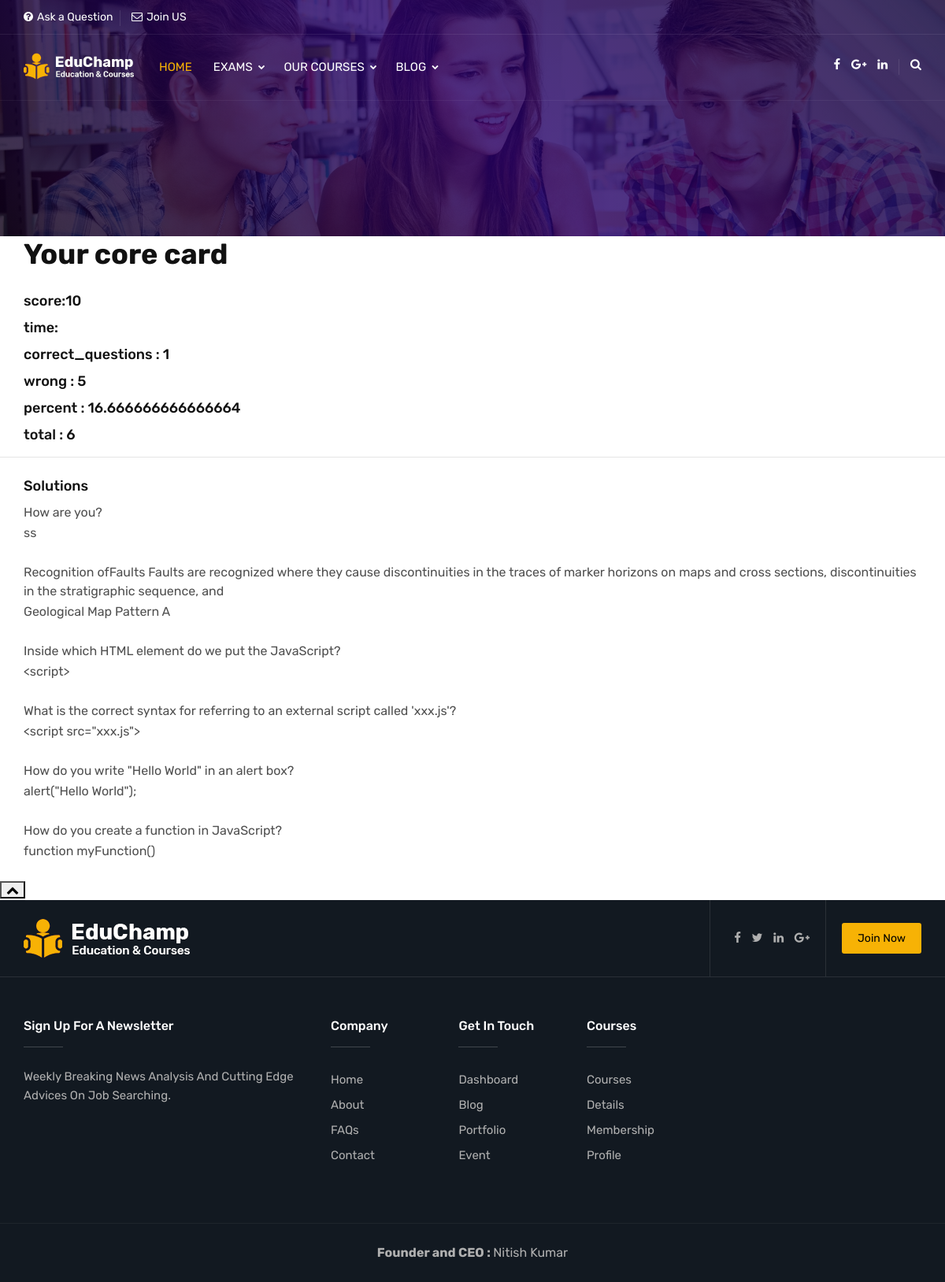
/tests/solution/xyxxx (signed in), run on the app's committed database.
### testseries/models.py (models this page shows)
class Quesition(models.Model):
    quizcourse = models.ForeignKey(QuizCourse, on_delete=models.CASCADE)
    quiz = models.ForeignKey(Quiz, on_delete=models.CASCADE, null=True, default="")
    sr_no = models.AutoField(primary_key=True)
    quesition = models.TextField(max_length=808)
    option_1 = models.CharField(max_length=80)
    option_2 = models.CharField(max_length=80)
    option_3 = models.CharField(max_length=80)
    option_4 = models.CharField(max_length=80)
    correct = models.CharField(max_length=88)
    solution = models.TextField(max_length=5000, default="", blank=True)

### testseries/views.py (the view)
# urls.py: path('solution/<str:slug>', views.solution, name='solution'),
def solution(request, slug):
        quiz = Quiz.objects.get(slug=slug)
        user = request.user
        quesitions = Quesition.objects.filter(quiz=quiz)
        responses = UserResponses.objects.filter(quiz=quiz, User = user)
        score=0
        wrong=0
        correct=0
        total=0
        for response in responses:
          total +=1
          if (response.status is True) :
            score+=10
            correct+=1
          else:
            wrong+=1
        percent = score/(total*10) *100
        context = {
            'quesitions':quesitions,
            'score':score,
            'percent': percent,
            'correct':correct,
            'wrong':wrong,
            'percent':percent,
            'total':total
        }
        print(context)
        return render(request, "Eduguider/solution_page.html", context)

### templates/Eduguider/solution_page.html (shortened to what this page needs)
{% extends 'Eduguider/base.html'%}
{%load static%}
{% block head %}
<head>
	<link rel="stylesheet" type="text/css" href='{% static "assets/css/assets.css"%}'>
	<link rel="stylesheet" type="text/css" href='{% static "assets/css/typography.css"%}'>
	<link rel="stylesheet" type="text/css" href='{% static "assets/css/shortcodes/shortcodes.css"%}'>
	<link rel="stylesheet" type="text/css" href='{% static "assets/css/style.css"%}'>
	<link class="skin" rel="stylesheet" type="text/css" href='{% static "assets/css/color/color-1.css"%}'>
</head>
{% endblock %}
{% block body %}
    <div class="page-content bg-white">
        <div class="page-banner ovbl-dark" style="background-image:url(assets/images/banner/banner2.jpg);">
            <div class="container">
                <div class="page-banner-entry">
				</div>
            </div>
        </div>
		<div class="container">
			<h1>Your core card</h1>
			<h5>score:{{score}}</h5>
			<h5>time: {{time}}</h5>
			<h5>correct_questions : {{correct}}</h5>
			<h5>wrong : {{wrong}}</h5>
			<h5>percent : {{percent}}</h5>
			<h5>total : {{total}}</h5>
		</div><hr>
		<div class="container">
			<h5>Solutions</h5>
			{% for que in quesitions %}
             <h8>{{que.sr}}{{que.quesition}}</h8>
			 <p>{{que.correct}}</p>
			{%endfor%}
		</div>
    <button class="back-to-toption_ fa fa-chevron-up" ></button>
{% endblock %}

### templates/Eduguider/base.html (shortened to what this page needs)
{% load static %}
<!DOCTYPE html>
<html lang="en">
{% block head%}
{% endblock%}
<body id="bg">
	<div class="page-wraper">
		<header class="header rs-nav header-transparent">
			<div class="top-bar">
				<div class="container">
					<div class="row d-flex justify-content-between">
						<div class="topbar-left">
							<ul>
								<li><a href="/faqs"><i class="fa fa-question-circle"></i>Ask a Question</a></li>
								<li><a href="/contact"><i class="fa fa-envelope-o"></i>Join US</a></li>
							</ul>
						</div>
						<div class="topbar-right">
						</div>
					</div>
				</div>
			</div>
			<div class="sticky-header navbar-expand-lg">
				<div class="menu-bar clearfix">
					<div class="container clearfix">
						<div class="menu-logo">
							<a href="/"><img src='{% static "assets/images/logo-white.png" %}' alt=""></a>
						</div>
						<div class="secondary-menu">
							<div class="secondary-inner">
								<ul>
									<li><a href="javascript:;" class="btn-link"><i class="fa fa-facebook"></i></a></li>
									<li><a href="javascript:;" class="btn-link"><i class="fa fa-google-plus"></i></a>
									</li>
									<li><a href="javascript:;" class="btn-link"><i class="fa fa-linkedin"></i></a></li>
									<li class="search-btn"><button id="quik-search-btn" type="button"
											class="btn-link"><i class="fa fa-search"></i></button></li>
								</ul>
							</div>
						</div>
						<div class="menu-links navbar-collapse collapse justify-content-start" id="menuDropdown">
							<ul class="nav navbar-nav">
								<li class="active"><a href="/">Home </a>
								</li>
								<li><a href="/exam">Exams <i class="fa fa-chevron-down"></i></a>
								</li>
								<li class="add-mega-menu"><a href="javascript:;">Our Courses <i
											class="fa fa-chevron-down"></i></a>
								</li>
								<li><a href="javascript:;">Blog <i class="fa fa-chevron-down"></i></a>
								</li>
							</ul>
						</div>
					</div>
				</div>
			</div>
		</header>
		{% block body%}{% endblock %}
		<footer>
			<div class="footer-top">
				<div class="pt-exebar">
					<div class="container">
						<div class="d-flex align-items-stretch">
							<div class="pt-logo mr-auto">
								<a href="index.html"><img src='{% static "assets/images/logo-white.png" %}'
										alt="" /></a>
							</div>
							<div class="pt-social-link">
								<ul class="list-inline m-a0">
									<li><a href="#" class="btn-link"><i class="fa fa-facebook"></i></a></li>
									<li><a href="#" class="btn-link"><i class="fa fa-twitter"></i></a></li>
									<li><a href="#" class="btn-link"><i class="fa fa-linkedin"></i></a></li>
									<li><a href="#" class="btn-link"><i class="fa fa-google-plus"></i></a></li>
								</ul>
							</div>
							<div class="pt-btn-join">
								<a href="#" class="btn ">Join Now</a>
							</div>
						</div>
					</div>
				</div>
				<div class="container">
					<div class="row">
						<div class="col-lg-4 col-md-12 col-sm-12 footer-col-4">
							<div class="widget">
								<h5 class="footer-title">Sign Up For A Newsletter</h5>
								<p class="text-capitalize m-b20">Weekly Breaking news analysis and cutting edge advices
									on job searching.</p>
							</div>
						</div>
						<div class="col-12 col-lg-5 col-md-7 col-sm-12">
							<div class="row">
								<div class="col-4 col-lg-4 col-md-4 col-sm-4">
									<div class="widget footer_widget">
										<h5 class="footer-title">Company</h5>
										<ul>
											<li><a href="index.html">Home</a></li>
											<li><a href="about-1.html">About</a></li>
											<li><a href="faq-1.html">FAQs</a></li>
											<li><a href="contact-1.html">Contact</a></li>
										</ul>
									</div>
								</div>
								<div class="col-4 col-lg-4 col-md-4 col-sm-4">
									<div class="widget footer_widget">
										<h5 class="footer-title">Get In Touch</h5>
										<ul>
											<li><a href="">Dashboard</a></li>
											<li><a href="blog-classic-grid.html">Blog</a></li>
											<li><a href="portfolio.html">Portfolio</a></li>
											<li><a href="event.html">Event</a></li>
										</ul>
									</div>
								</div>
								<div class="col-4 col-lg-4 col-md-4 col-sm-4">
									<div class="widget footer_widget">
										<h5 class="footer-title">Courses</h5>
										<ul>
											<li><a href="courses.html">Courses</a></li>
											<li><a href="courses-details.html">Details</a></li>
											<li><a href="membership.html">Membership</a></li>
											<li><a href="profile.html">Profile</a></li>
										</ul>
									</div>
								</div>
							</div>
						</div>
					</div>
				</div>
			</div>
			<div class="footer-bottom">
				<div class="container">
					<div class="row">
						<div class="col-lg-12 col-md-12 col-sm-12 text-center"> <a target="_blank" href="#"><b>Founder
									and CEO : </b> Nitish Kumar</a></div>
					</div>
				</div>
			</div>
		</footer>
	</div>
</body>
</html>

### static/assets/css/typography.css (style rules this page uses)
body { background-color: #fff; font-family: Rubik; font-size: 16px; font-weight: 400; color:#505050; padding: 0; margin: 0; overflow-x: hidden; -webkit-font-smoothing: antialiased; font-smoothing: antialiased; -moz-osx-font-smoothing: grayscale; scroll-behavior: smooth; }
a { color: #6f6f6f; outline: 0 none; text-decoration: none; }
img { border-style: none; height: auto; max-width: 100%; vertical-align: middle; }
hr { clear: both; }
section, article, aside, details, figcaption, figure, footer, header, hgroup, main, menu, nav, summary { display: block; }
p, address, pre, hr, ul, ol, dl, dd, table { margin-bottom: 24px; }
p { line-height: 28px; margin-bottom: 24px; }
h1, h2, h3, h4, h5, h6 { color: #111111; font-family: rubik; margin-top:0; }
h1 { font-size: 36px; line-height: 45px; margin-bottom: 25px; font-weight: 700; }
h5 { font-size: 18px; line-height: 24px; margin-bottom: 10px; font-weight: 500; }
dl, ul, ol { list-style-position: outside; padding: 0; }
ul, ol { margin-bottom: 24px; }
ul li, ol li { padding: 0; }
.m-a0 { margin: 0; }
.m-b20 { margin-bottom: 20px; }
.bg-white { background-color: #FFF; }
.list-inline li { display: inline-block; }

### static/assets/css/color/color-1.css (style rules this page uses)
:root { --primary: #4c1864; --sc-primary: #4d0a91; }
.bg-primary,.btn,.comments-area .comment-form p input[type="submit"],.pagination > .active > a,.pagination > .active > span,.pagination > .active > a:hover,.pagination > .active > span:hover,.pagination > .active > a:focus,.pagination > .active > span:focus,.feature-filters .active > [class*="btn"],.list-num-count > li:before,.pagination-bx.primary .pagination > li > a, .pagination-bx.primary .pagination > li > span,button.back-to-top,.rev-btn { background-color: #4c1864; }
a,.text-primary,.primary li:before,.menu-links .nav > li.active > a,.menu-links .nav > li:hover > a,.menu-links .nav > li .mega-menu > li ul a:hover,.menu-links .nav > li .sub-menu li:hover > a,footer a:active,footer a:focus,footer a:hover,footer h1 a,footer h2 a,footer h3 a,footer h4 a,footer h5 a,footer h6 a,footer p a,.testimonial-1 .testimonial-position,.acod-head a:after,.acod-head a,.acod-head a:hover,.acod-head a.collapsed:hover,.ttr-tabs .nav-tabs > li > a i,h1 a:hover,h2 a:hover,h3 a:hover,h4 a:hover,h5 a:hover,h6 a:hover,.btn.outline,.btn-link:hover { color: #4c1864; }
.footer-top,.footer-bottom { background-color: #121921; }
.ovbl-middle::after, .ovbl-light::after, .ovbl-dark::after { background: #100018; background: -moz-linear-gradient(45deg, #100018 0%, #26006c 50%, #110038 100%); background: -webkit-linear-gradient(45deg, #100018 0%,#26006c 50%,#110038 100%); background: linear-gradient(45deg, #100018 0%,#26006c 50%,#110038 100%); filter: progid:DXImageTransform.Microsoft.gradient( startColorstr='#100018', endColorstr='#110038',GradientType=1 ); }
.portfolio-bx .portfolio-info-bx,.btn.outline:hover,.course-info-list ul li a.active, .course-info-list ul li a:hover,.btn,.profile-tabnav .nav li a.active,button.back-to-top,.upcoming-event-carousel.owl-btn-1 .owl-prev, .upcoming-event-carousel.owl-btn-1 .owl-next,.courses-carousel .owl-nav .owl-next, .courses-carousel .owl-nav .owl-prev, .recent-news-carousel .owl-nav .owl-next, .recent-news-carousel .owl-nav .owl-prev, .testimonial-carousel .owl-nav .owl-next, .testimonial-carousel .owl-nav .owl-prev { background-color:#f7b205; color:#000; }
.footer_widget ul li a:hover,[class*="ovbl-"] .counter-style-1 .counter-text,.header-transparent .secondary-menu .btn-link:hover,.header-transparent .menu-links .nav > li:hover > a,.header-transparent .menu-links .nav > li.active > a { color:#f7b205; }

### static/assets/css/shortcodes/button.css (style rules this page uses)
.btn { -moz-user-select: none; border: 1px solid rgba(0, 0, 0, 0); border-radius: 4px; display: inline-block; font-size: 16px; font-weight: 400; line-height: 1.25; padding: 8px 16px; text-align: center; transition: all 0.2s ease-in-out 0s; vertical-align: middle; white-space: nowrap; }
.btn, .btn-secondry { color: #fff; padding: 10px 20px; display: inline-block; font-size: 14px; outline: none; cursor: pointer; outline: none; border-width: 0; border-style: solid; border-color: transparent; line-height: 1.42857; border-radius: 3px; font-weight: 400; text-align:center; font-family: rubik; }
.btn { background-color: #EFBB20; }
.btn-link { background: rgba(0, 0, 0, 0) none repeat scroll 0 0; border: 0 none; display: inline-block; font-weight: 400; color: #000; }
.btn-link i { margin-left: 10px; }

### static/assets/css/shortcodes/layout.css (style rules this page uses)
#bg { background-attachment: fixed; background-size: cover; }

### static/assets/css/shortcodes/widget.css (style rules this page uses)
.widget { margin-bottom: 50px; }

### data on the page
Quesition: quesition "How are you?", correct "ss"
Quesition: quesition "Recognition ofFaults Faults are recognized where they cause discontinuities in the traces of marker horizons on maps and cross sections, discontinuities in the stratigraphic sequence, and", correct "Geological Map Pattern A"
Quesition: quesition "Inside which HTML element do we put the JavaScript?", correct "<script>"
Quesition: quesition "What is the correct syntax for referring to an external script called 'xxx.js'?", correct "<script src=\"xxx.js\">"
Quesition: quesition "How do you write \"Hello World\" in an alert box?", correct "alert(\"Hello World\");"
Quesition: quesition "How do you create a function in JavaScript?", correct "function myFunction()"

### other printed values
{{ score }} "10"
{{ correct }} "1"
{{ wrong }} "5"
{{ percent }} "16.666666666666664"
{{ total }} "6"
